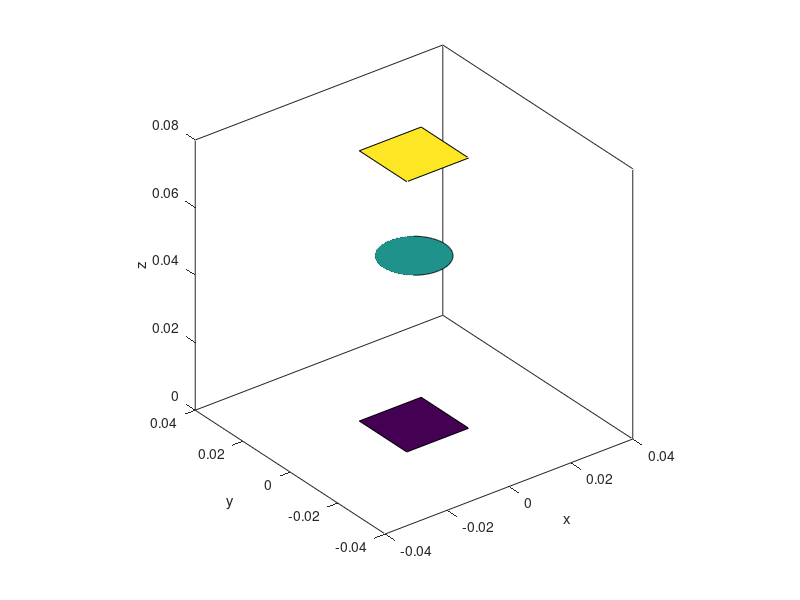

This figure's MATLAB source: (Note: this script raises an error after producing the figure.)
close all
clear
clc
%% Set parameters
focus_length = 2e-2;
wave_length = 1e-14;
lens2source = 5e-2;
target2lens = 3e-2; 
lens_radius = 1e-2;

source_distribution = {zeros(512,512),2e-2/512};
target_position = [0,0];
%% Plot the lens
THETA = 0:0.01:2*pi;
X = lens_radius*cos(THETA);
Y = lens_radius*sin(THETA);
Z = 0*X + lens2source;
C = X*0 + 0.5;
fill3(X,Y,Z,C)
axis equal
xlabel('x')
ylabel('y')
zlabel('z')
% Plot the source plane
hold on
sp_sz = size(source_distribution{1});
res = source_distribution{2};
X = [sp_sz(2)/2*res, sp_sz(2)/2*res, -sp_sz(2)/2*res, -sp_sz(2)/2*res, sp_sz(2)/2*res];
Y = [sp_sz(1)/2*res, -sp_sz(1)/2*res, -sp_sz(1)/2*res, sp_sz(1)/2*res, sp_sz(1)/2*res];
Z = 0*X;
C = X*0 + 0.3;
fill3(X,Y,Z,C)
% Plot the target plane
hold on
sp_sz = size(source_distribution{1});
res = source_distribution{2};
X = [sp_sz(2)/2*res, sp_sz(2)/2*res, -sp_sz(2)/2*res, -sp_sz(2)/2*res, sp_sz(2)/2*res];
Y = [sp_sz(1)/2*res, -sp_sz(1)/2*res, -sp_sz(1)/2*res, sp_sz(1)/2*res, sp_sz(1)/2*res];
Z = 0*X + lens2source + target2lens;
C = X*0 + 0.7;
fill3(X,Y,Z,C)
%% Calculations
target_distribution = f_s2p_wave_propergation( source_distribution, ...
    focus_length, wave_length, lens2source, target2lens, lens_radius, target_position);